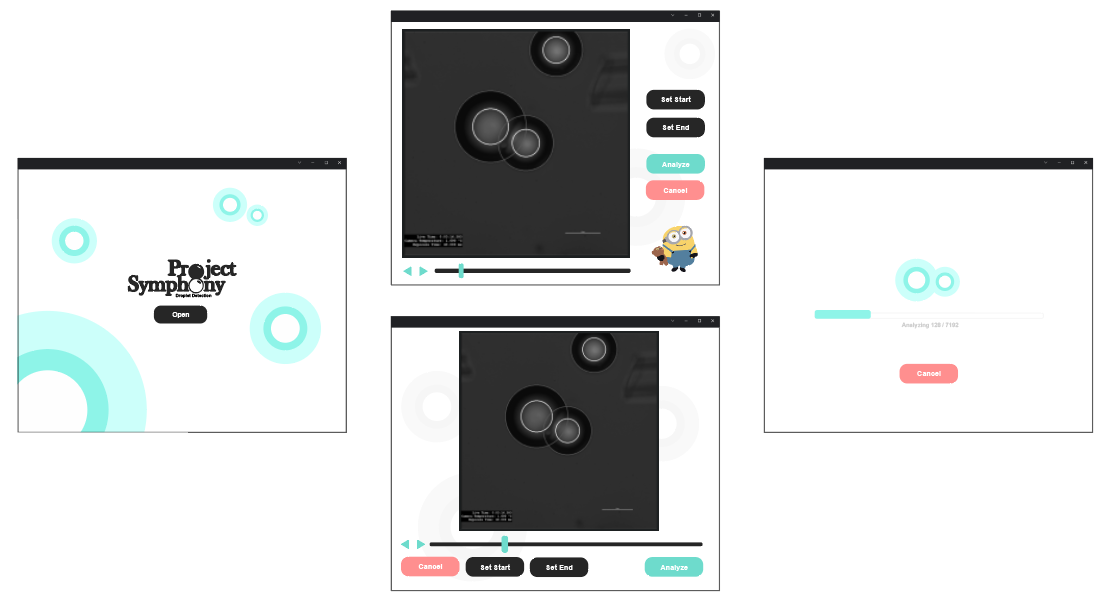
#> input picture 1x/concepts.png, 1113 x 610 px
$ python -i DropletDetection.py   (imports and definitions only)
#> lines starting #> are read from the running program, lines starting #| are printed output that depends on the picture
#> further down, picture is the input picture: shape (610, 1113, 3); mean B, G, R 216.6, 216.8, 215.2
import cv2
import numpy as np
from tqdm import tqdm
from PIL import Image, ImageEnhance
from skimage.transform import hough_circle, hough_circle_peaks

def Analyze(filename, start=None, end=None):
    video = cv2.VideoCapture(filename)

    with open("./output.csv", 'w+') as f:
        for i in tqdm(range(start, end)):
            success, image = video.read()
            circles = DetectEdgesInfo(image) # Should implement radius calculation in the future.

            for circle in circles: f.write(f"{circle[2]}, ")
            f.write("\n")

    video.release()

def DetectEdgesInfo(image):
    image = Image.fromarray(image).convert('L')
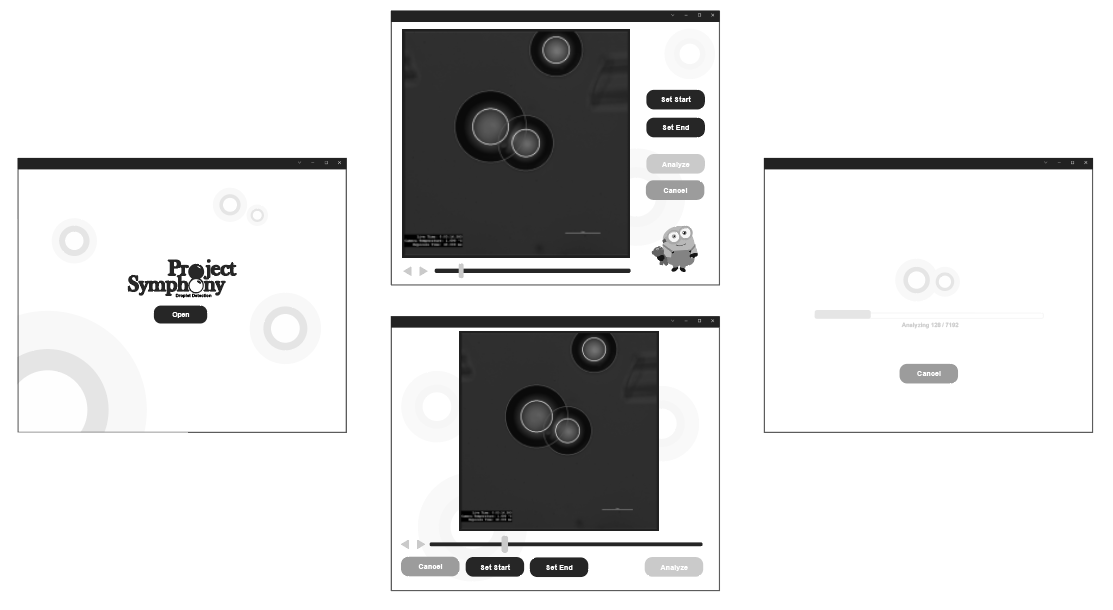
#> image: PIL image 1113x610 L; min 0, max 255, mean 216.6
    image = PrepareImage(image)
    circles = FindCircles(image)

    return sorted(circles[0], key=lambda x: x[0])

def PrepareImage(im):
    im = ImageEnhance.Brightness(im).enhance(5)
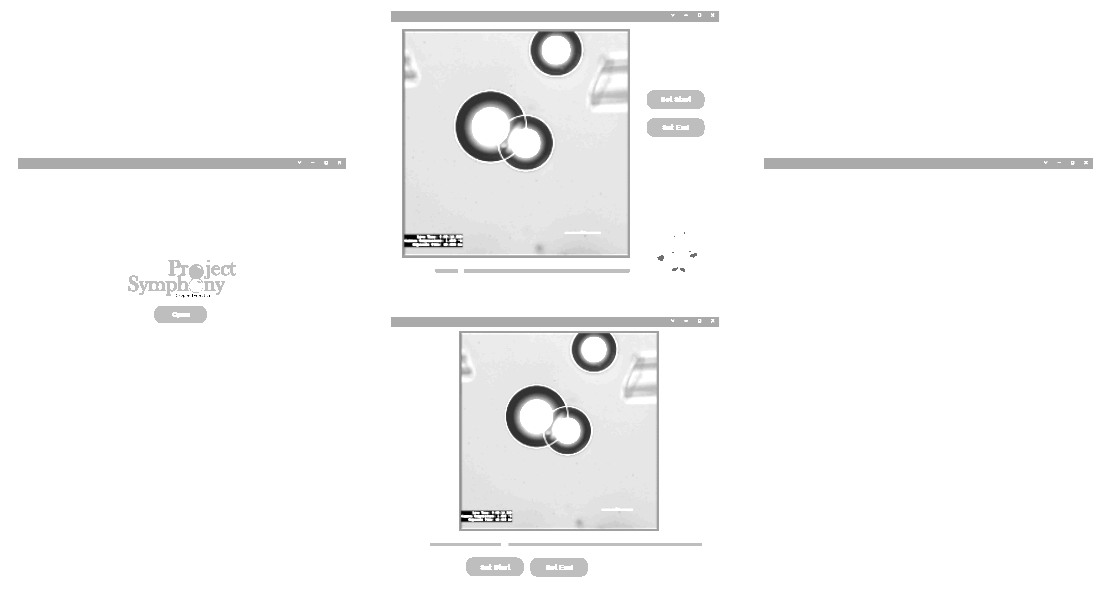
#> im: PIL image 1113x610 L; min 0, max 255, mean 247.1
    im = ImageEnhance.Contrast(im).enhance(1.5)
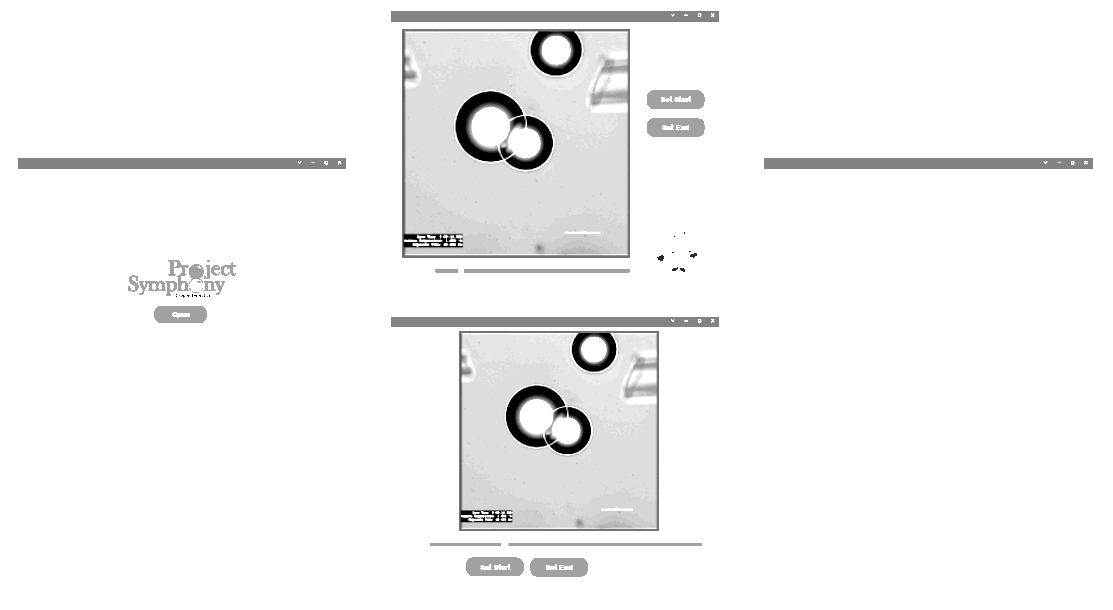
#> im: PIL image 1113x610 L; min 0, max 255, mean 244
    im = np.array( im )
    im = cv2.GaussianBlur(im, (135, 135), cv2.BORDER_DEFAULT)
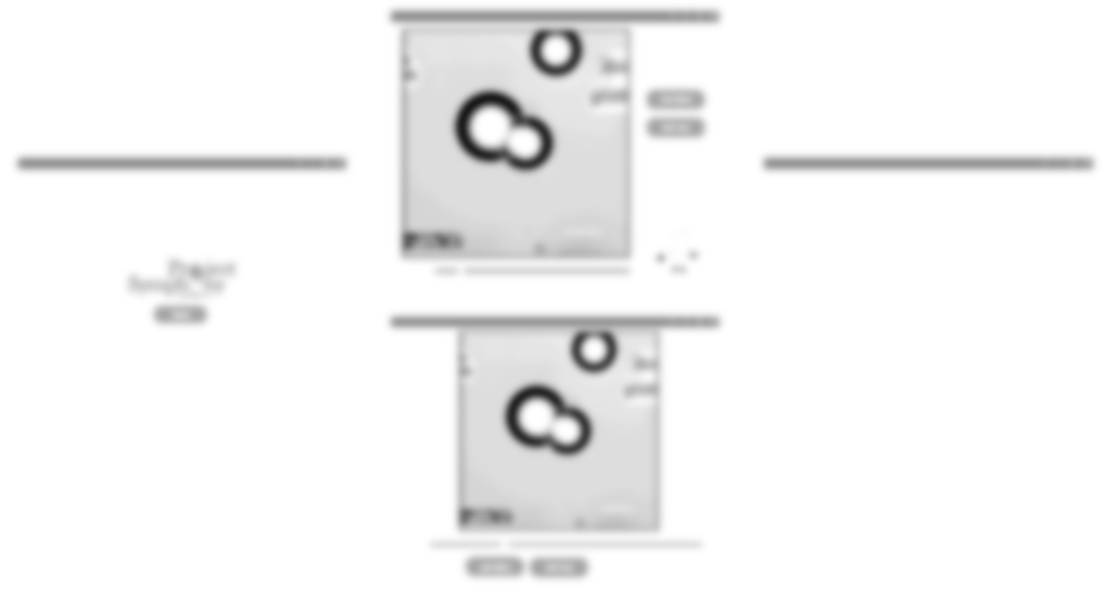
#> im: shape (610, 1113); min 26, max 255, mean 244

    return im

def FindCircles(im):
    circles = cv2.HoughCircles(im, method=cv2.HOUGH_GRADIENT, dp=1, minDist=80, param1=70, param2=70)
#> circles = [[490.5, 126.5, 35.1]]
    if circles is None: raise ValueError("No Circles Detected!")

    return circles

def DrawContours(circles, output):
    circles = np.round(circles).astype("int")

    for (x, y, r) in circles:
        cv2.circle(output, (x, y), r, (140, 140, 140), 2)
        cv2.circle(output, (x, y), r//2, (255, 255, 255), 2)

    return output

>>> import cv2
>>> picture = cv2.imread('1x/concepts.png')
>>> result = DetectEdgesInfo(picture)
#> result = [[490.5, 126.5, 35.1]]
